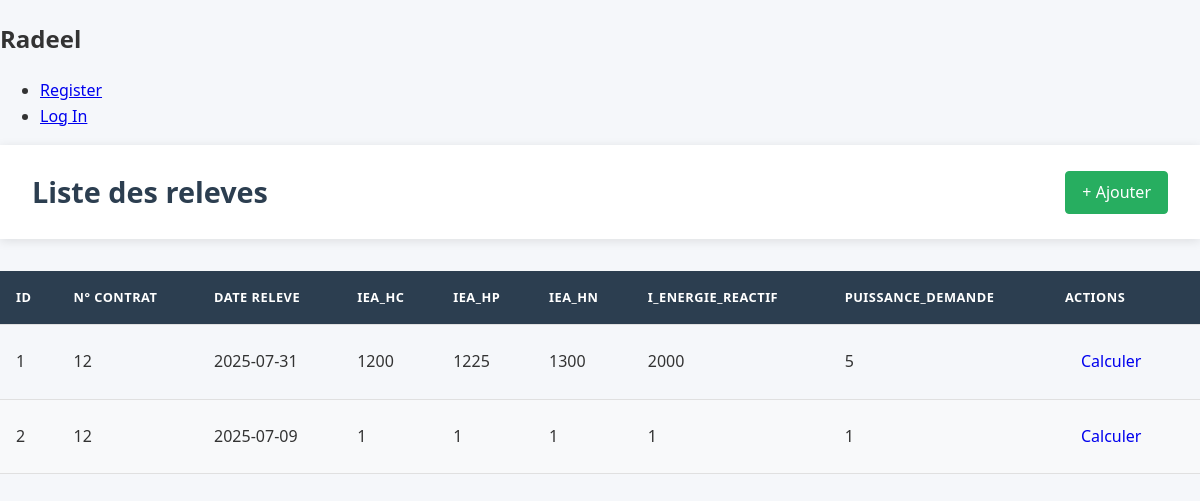
/releve/, run on an earlier commit of the app's database.
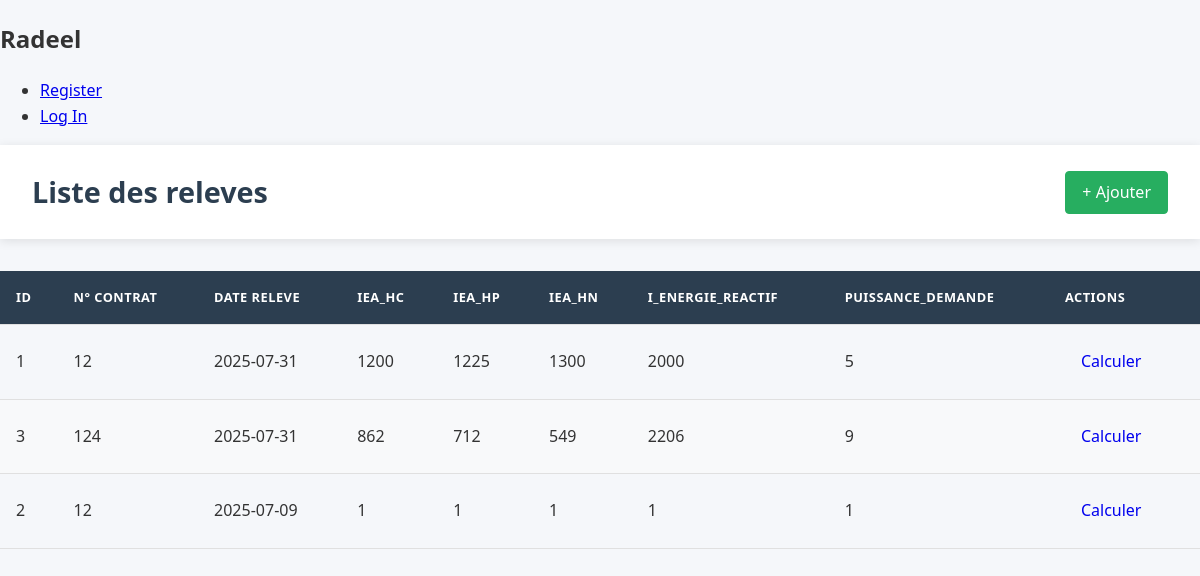
And on a later commit of the database.
### tables this page shows
CREATE TABLE releves_index (
    id INTEGER PRIMARY KEY AUTOINCREMENT,
    Nr_contrat INTEGER NOT NULL,
    date_releve DATE NOT NULL DEFAULT CURRENT_DATE,
    IEA_HC INTEGER NOT NULL CHECK(IEA_HC >= 0),
    IEA_HP INTEGER NOT NULL CHECK(IEA_HP >= 0),
    IEA_HN INTEGER NOT NULL CHECK(IEA_HN >= 0),
    I_energie_reactif INTEGER CHECK(I_energie_reactif >= 0),
    Puissance_demande INTEGER CHECK(Puissance_demande >= 0),
    FOREIGN KEY (Nr_contrat) REFERENCES contrats(Nr_contrat) ON DELETE CASCADE,
    UNIQUE(Nr_contrat, date_releve)
);

### radeel/releves.py (the view)
@br.route('/')
def index():
    db = get_db()
    releves = db.execute(
        'SELECT * FROM releves_index ORDER BY date_releve DESC'
    ).fetchall()
    return render_template('releves/index.html', releves= releves)

### radeel/auth.py (called while the page is built)
@bp.before_app_request
def load_logged_in_user():
    user_id = session.get('user_id')
    if user_id is None:
        g.user = None
    else:
        g.user = get_db().execute(
            'SELECT * FROM user WHERE id = ?', (user_id,)
        ).fetchone()

### radeel/db.py (called while the page is built)
def get_db():
    if 'db' not in g:
        g.db = sqlite3.connect(
            current_app.config['DATABASE'],
            detect_types=sqlite3.PARSE_DECLTYPES
        )
        g.db.row_factory = sqlite3.Row
    return g.db

### radeel/templates/releves/index.html (shortened to what this page needs)
{% extends "base.html" %}
{% block header %}
  <h1>Liste des releves</h1>
  <a href="{{ url_for('releve.ajouter') }}" class="btn btn-success">+ Ajouter</a>
{% endblock %}
{% block content %}
  <table class="table">
    <thead>
      <tr>
        <th>Id</th>
        <th>N° Contrat</th>
        <th>Date Releve</th>
        <th>IEA_HC</th>
        <th>IEA_HP</th>
        <th>IEA_HN</th>
        <th>I_energie_reactif</th>
        <th>Puissance_demande</th>
        <th>Actions</th>
      </tr>
    </thead>
    <tbody>
      {% for releve in releves %}
        <tr>
            <td>{{ releve.Id }}</td>
          <td>{{ releve.Nr_contrat }}</td>
            <td>{{ releve.date_releve }}</td>
            <td>{{ releve.IEA_HC }}</td>
            <td>{{ releve.IEA_HP }}</td>
            <td>{{ releve.IEA_HN }}</td>
            <td>{{ releve.I_energie_reactif }}</td>
            <td>{{ releve.Puissance_demande }}</td>
            <td><a href="{{ url_for('releve.calculer', id=releve.Id) }}" class="btn btn-primary">Calculer</a></td>
        </tr>
      {% endfor %}
    </tbody>
  </table>
{% endblock %}

### radeel/templates/base.html (shortened to what this page needs)
<!doctype html>
<link rel="stylesheet" href="{{ url_for('static', filename='style.css') }}">
<nav>
  <h1>Radeel</h1>
  <ul>
    {% if g.user %}
      <li><span>{{ g.user['username'] }}</span>
      <li><a href="{{ url_for('auth.logout') }}">Log Out</a>
    {% else %}
      <li><a href="{{ url_for('auth.register') }}">Register</a>
      <li><a href="{{ url_for('auth.login') }}">Log In</a>
    {% endif %}
  </ul>
</nav>
<section class="content">
  <header>
    {% block header %}{% endblock %}
  </header>
  {% block content %}{% endblock %}
</section>

### radeel/static/style.css (style rules this page uses)
header { background-color: white; padding: 1.5rem 2rem; margin-bottom: 2rem; box-shadow: var(--box-shadow); display: flex; justify-content: space-between; align-items: center; }
header h1 { margin: 0; color: var(--dark-color); font-size: 1.8rem; }
.btn { display: inline-block; padding: 0.5rem 1rem; border-radius: var(--border-radius); text-decoration: none; font-weight: 500; transition: all 0.3s ease; }
.btn-success { background-color: var(--success-color); color: white; border: 1px solid var(--success-color); }
table { width: 100%; border-collapse: collapse; margin-top: 1rem; }
th, td { padding: 1rem; text-align: left; border-bottom: 1px solid #e0e0e0; }
th { background-color: var(--primary-color); color: white; font-weight: 600; text-transform: uppercase; font-size: 0.8rem; letter-spacing: 0.5px; }
tr:nth-child(even) { background-color: #f8f9fa; }

What changed in the data, as far as the page shows it:
added releves_index: Id "3", Nr_contrat "124", date_releve "2025-07-31", IEA_HC "862", IEA_HP "712", IEA_HN "549", I_energie_reactif "2206", Puissance_demande "9"
